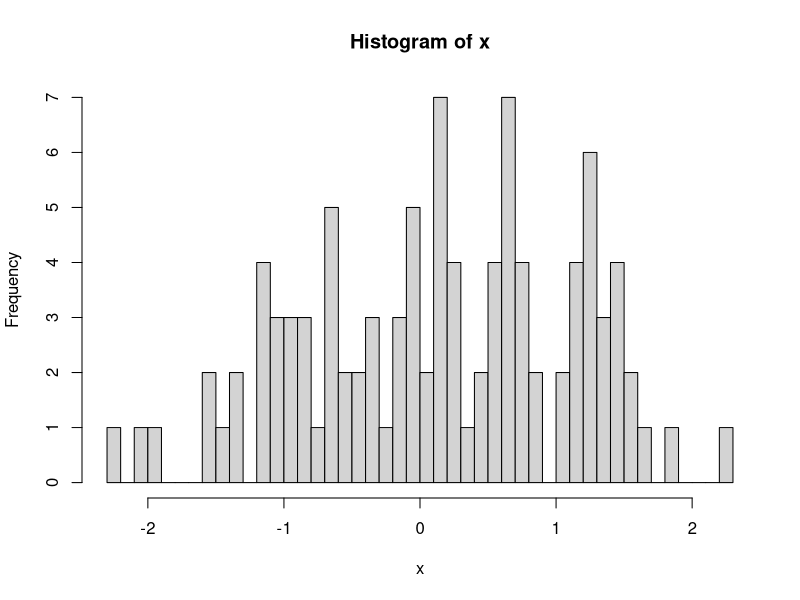

Write the R code that produced this figure.
## ---- chunk 1
4 + 4
## ---- chunk 2
x <- rnorm(100)
hist(x, breaks = 64)
